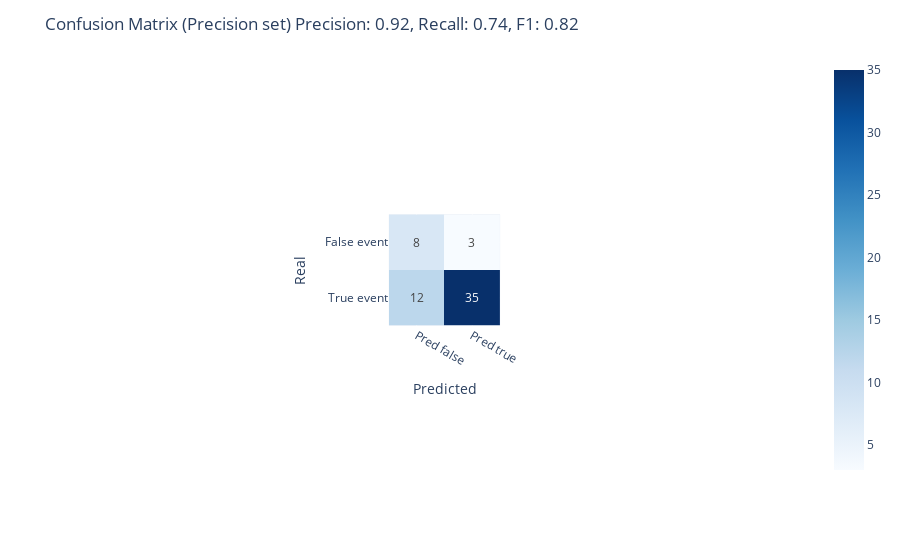

Source (notebook cell):
### Code cell
cm_df = pd.DataFrame(cm, index=["False event", "True event"], columns=["Pred false", "Pred true"])
title_text = (f"Confusion Matrix (Precision set)\n"
              f"Precision: {prec_val:.2f}, Recall: {rec_val:.2f}, F1: {f1_val:.2f}")

fig = px.imshow(cm_df, text_auto=True, color_continuous_scale="Blues")
fig.update_layout(
    title=title_text,
    xaxis_title="Predicted",
    yaxis_title="Real"
)
fig.show()

### Figure 1 — Plotly figure (JSON) as saved in the notebook; plotly's stock layout.template omitted (floating-point values rounded to 4 significant figures)
{"data": [{"coloraxis": "coloraxis", "hovertemplate": "x: %{x}<br>y: %{y}<br>color: %{z}<extra></extra>", "name": "0", "texttemplate": "%{z}", "type": "heatmap", "x": ["Pred false", "Pred true"], "xaxis": "x", "y": ["False event", "True event"], "yaxis": "y", "z": [[8, 3], [12, 35]]}], "layout": {"autosize": true, "coloraxis": {"colorscale": [[0, "rgb(247,251,255)"], [0.125, "rgb(222,235,247)"], [0.25, "rgb(198,219,239)"], [0.375, "rgb(158,202,225)"], [0.5, "rgb(107,174,214)"], [0.625, "rgb(66,146,198)"], [0.75, "rgb(33,113,181)"], [0.875, "rgb(8,81,156)"], [1, "rgb(8,48,107)"]]}, "margin": {"t": 60}, "title": {"text": "Confusion Matrix (Precision set)\nPrecision: 0.92, Recall: 0.74, F1: 0.82"}, "xaxis": {"anchor": "y", "autorange": true, "constrain": "domain", "domain": [0.4237, 0.5763], "range": [-0.5, 1.5], "scaleanchor": "y", "title": {"text": "Predicted"}, "type": "category"}, "yaxis": {"anchor": "x", "autorange": true, "constrain": "domain", "domain": [0, 1], "range": [1.5, -0.5], "title": {"text": "Real"}, "type": "category"}}}
